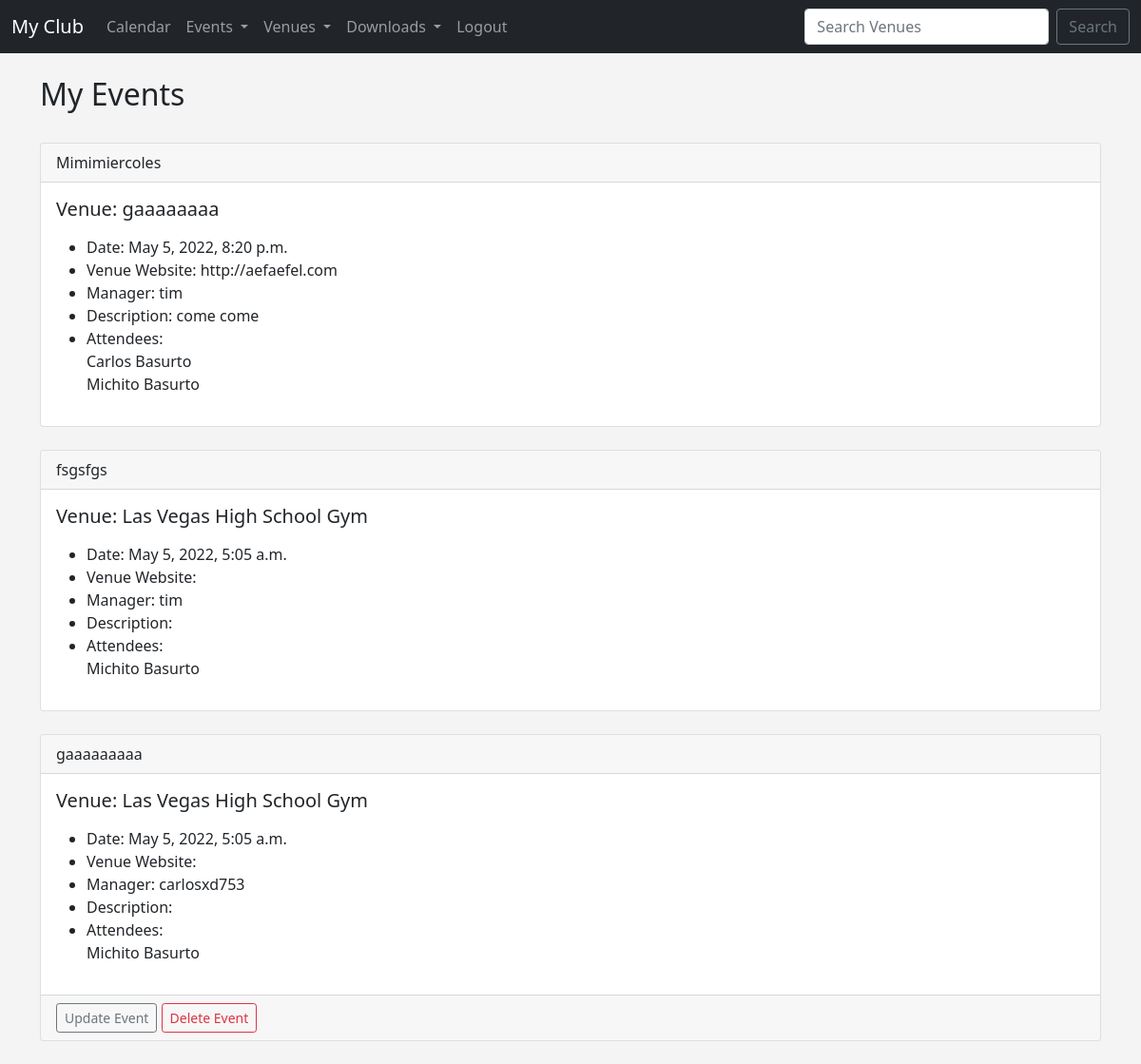
/my_events (signed in), run on the app's committed database.
### events/models.py (models this page shows, shortened)
class Event(models.Model):
    name = models.CharField('Event Name', max_length=120)
    event_date = models.DateTimeField('Event Date')
    venue = models.ForeignKey(Venue, blank=True, null=True, on_delete=models.CASCADE)
    manager = models.ForeignKey(User, blank=True, null=True, on_delete=models.SET_NULL)
    description = models.TextField(blank=True)
    attendees = models.ManyToManyField(MyClubUser, blank=True)
    approved = models.BooleanField('Approved', default=False)
    def __str__(self):
        return self.name

class Venue(models.Model):
    name = models.CharField('Venue Name', max_length=120)
    address = models.CharField(max_length=300)
    zip_code = models.CharField('Zip Code', max_length=15)
    phone = models.CharField('Contact Phone', max_length=25, blank=True)
    web = models.URLField('Website Address', blank=True)
    email_address = models.EmailField('Email Address', blank=True)
    owner = models.IntegerField('Venue Owner', blank=False, default=1)
    venue_image = models.ImageField(null=True, blank=True, upload_to="images/")
    def __str__(self):
        return self.name

class MyClubUser(models.Model):
    first_name = models.CharField(max_length=30)
    last_name = models.CharField(max_length=30)
    email = models.EmailField('User Email')
    def __str__(self):
        return '{0} {1}'.format(self.first_name, self.last_name)

### events/views.py (the view)
# urls.py: path('my_events', views.my_events, name='my_events'),
def my_events(request):
    if request.user.is_authenticated:
        me = request.user.id
        events = Event.objects.filter(attendees=me)
        return render(request, 'events/my_events.html', {'events': events})
    else:
        messages.success(request, ("You aren't allowed to see this!"))
        return redirect('home')

### events/templates/events/my_events.html
{% extends 'events/base.html' %}
{% block content %}
    <h2>My Events</h2>
    <br/>
    {% for event in events %}
    <div class="card">
        <div class="card-header">
          {{ event }}
        </div>
        <div class="card-body">
          <h5 class="card-title">Venue: {{ event.venue }}</h5>
          <p class="card-text">
              <ul>
                  <li>Date: {{ event.event_date }}</li>
                  <li>Venue Website: {{ event.venue.web }}</li>
                  <li>Manager: {{ event.manager }}</li>
                  <li>Description: {{ event.description }}</li>
                  <li>Attendees:</br>
                  {% for user in event.attendees.all %}
                  {{ user }}</br>
                  {% endfor %}
                  </li>
              </ul>
          </p>
        </div>
        {% if user.is_authenticated %}
          {% if user == event.manager %}
            <div class="card-footer text-muted">
              <a href="{% url 'update-event' event.id %}" class ="btn btn-outline-secondary btn-sm">Update Event</a>
              <a href="{% url 'delete-event' event.id %}" class ="btn btn-outline-danger btn-sm">Delete Event</a>
            </div>
          {% endif %}
        {% endif %}
    </div>
    <br/>
    {% endfor %}
{% endblock %}

### events/templates/events/base.html (style rules this page uses)
body { background: #f4f4f4; }

### data on the page
Event: name "Mimimiercoles", venue "gaaaaaaaa", event_date "May 5, 2022, 8:20 p.m.", venue.web "http://aefaefel.com", manager "tim", description "come come"
MyClubUser: first_name+last_name "Carlos Basurto"
MyClubUser: first_name+last_name "Michito Basurto"
Event: name "fsgsfgs", venue "Las Vegas High School Gym", event_date "May 5, 2022, 5:05 a.m.", manager "tim"
Event: name "gaaaaaaaaa", venue "Las Vegas High School Gym", event_date "May 5, 2022, 5:05 a.m.", manager "carlosxd753", shows "Update Event"
